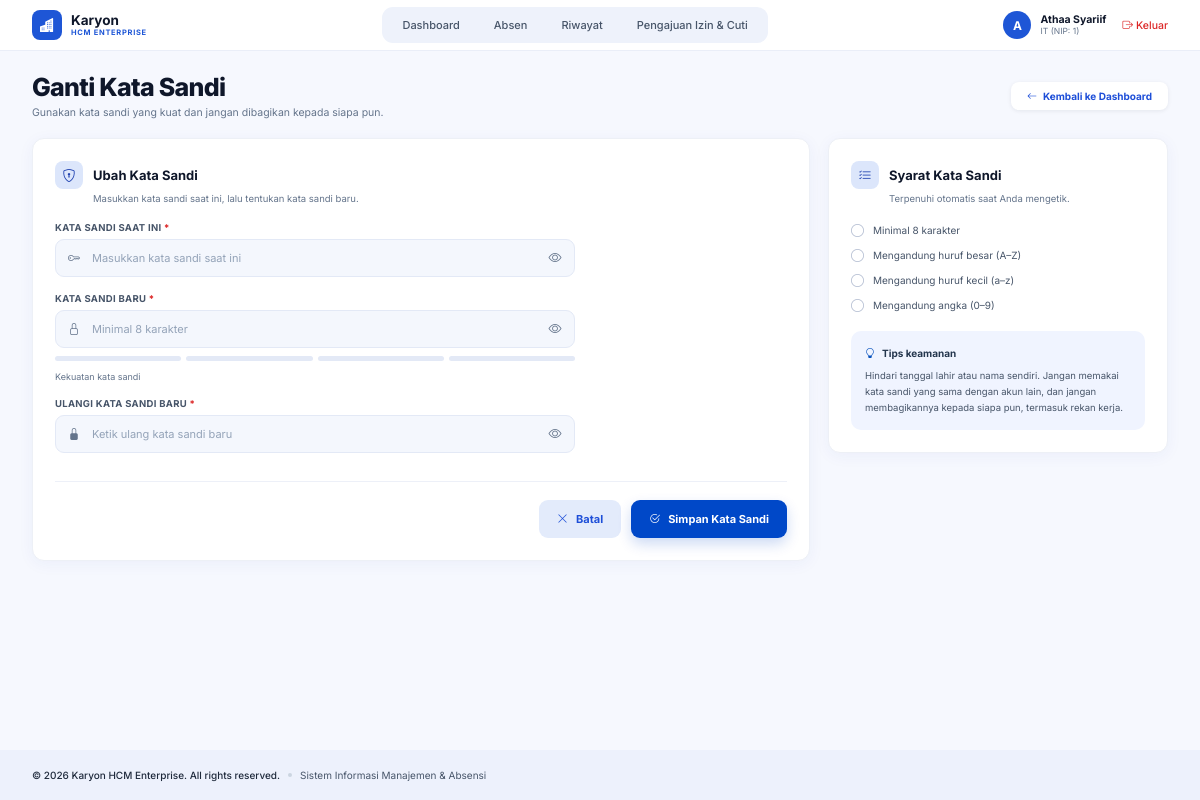
The page /karyawan/ganti_password.php (signed in) on the database its author committed.
### tables this page shows
CREATE TABLE `karyawan` (
  `id` int(11) NOT NULL,
  `nip` varchar(20) NOT NULL,
  `nama` varchar(100) NOT NULL,
  `jabatan_id` int(11) DEFAULT NULL,
  `no_hp` varchar(15) DEFAULT NULL,
  `alamat` text DEFAULT NULL
);

CREATE TABLE `jabatan` (
  `id` int(11) NOT NULL,
  `kode_jabatan` varchar(20) NOT NULL,
  `nama_jabatan` varchar(50) NOT NULL
);

### includes/fungsi.php (called while the page is built, shortened)
<?php
function h($teks) {
    return htmlspecialchars($teks ?? '');
}

### karyawan/ganti_password.php (the view, shortened to what this page needs)
<?php
require_once '../auth/cek_session.php';
$karyawan_id = (int)$_SESSION['karyawan_id'];
$stmt = $conn->prepare("
    SELECT k.*, j.nama_jabatan
    FROM karyawan k
    LEFT JOIN jabatan j ON k.jabatan_id = j.id
    WHERE k.id = ?
");
$stmt->bind_param("i", $karyawan_id);
$stmt->execute();
$profil = $stmt->get_result()->fetch_assoc() ?: [];
$nama         = $profil['nama'] ?? $_SESSION['username'] ?? 'Karyawan';
$nama_jabatan = $profil['nama_jabatan'] ?? 'Karyawan';
$nip          = $profil['nip'] ?? '-';
$errors = [];
?>
<!DOCTYPE html>
<html lang="id">
<head>
<link href="https://cdn.jsdelivr.net/npm/bootstrap-icons@1.11.3/font/bootstrap-icons.css" rel="stylesheet">
</head>
<body>
<nav class="topbar">
  <a class="brand" href="dashboard.php">
    <span class="brand-logo"><i class="bi bi-buildings-fill"></i></span>
    <span><b>Karyon</b><small>HCM ENTERPRISE</small></span>
  </a>
  <div class="nav-pill">
    <a href="dashboard.php">Dashboard</a>
    <a href="absen.php">Absen</a>
    <a href="riwayat.php">Riwayat</a>
    <a href="pengajuan.php">Pengajuan Izin &amp; Cuti</a>
  </div>
  <div class="user-area">
    <div class="user">
      <span class="avatar"><?= h(strtoupper(mb_substr($nama, 0, 1))) ?></span>
      <div><b><?= h($nama) ?></b><small><?= h($nama_jabatan) ?> (NIP: <?= h($nip) ?>)</small></div>
    </div>
    <a class="logout" href="../auth/logout.php"><i class="bi bi-box-arrow-right"></i>Keluar</a>
  </div>
</nav>
<main class="main-wrap">
<header class="page-intro">
  <div>
    <h1>Ganti Kata Sandi</h1>
    <p>Gunakan kata sandi yang kuat dan jangan dibagikan kepada siapa pun.</p>
  </div>
  <a class="blue-tag" href="dashboard.php"><i class="bi bi-arrow-left"></i> Kembali ke Dashboard</a>
</header>
<section class="account-layout">
  <article class="emp-card">
    <h2 class="card-title"><span class="ico"><i class="bi bi-shield-lock"></i></span> Ubah Kata Sandi</h2>
    <p class="card-sub">Masukkan kata sandi saat ini, lalu tentukan kata sandi baru.</p>
    <form method="POST" id="formPw" novalidate autocomplete="off">
      <div class="pw-fields">
        <div class="field">
          <label for="password_lama">KATA SANDI SAAT INI <em>*</em></label>
          <div class="input-wrap <?= isset($errors['lama']) ? 'invalid' : '' ?>">
            <input type="password" id="password_lama" name="password_lama" placeholder="Masukkan kata sandi saat ini" autocomplete="current-password">
            <button type="button" class="eye" data-target="password_lama" aria-label="Tampilkan kata sandi"><i class="bi bi-eye"></i></button>
          </div>
        </div>
        <div class="field">
          <label for="password_baru">KATA SANDI BARU <em>*</em></label>
          <div class="input-wrap <?= isset($errors['baru']) ? 'invalid' : '' ?>">
            <input type="password" id="password_baru" name="password_baru" placeholder="Minimal 8 karakter" autocomplete="new-password">
            <button type="button" class="eye" data-target="password_baru" aria-label="Tampilkan kata sandi"><i class="bi bi-eye"></i></button>
          </div>
          <div class="strength" id="strength"><i></i><i></i><i></i><i></i></div>
          <span class="strength-text" id="strengthText">Kekuatan kata sandi</span>
        </div>
        <div class="field">
          <label for="password_konfirmasi">ULANGI KATA SANDI BARU <em>*</em></label>
          <div class="input-wrap <?= isset($errors['konfirmasi']) ? 'invalid' : '' ?>">
            <input type="password" id="password_konfirmasi" name="password_konfirmasi" placeholder="Ketik ulang kata sandi baru" autocomplete="new-password">
            <button type="button" class="eye" data-target="password_konfirmasi" aria-label="Tampilkan kata sandi"><i class="bi bi-eye"></i></button>
          </div>
        </div>
      </div>
      <div class="form-actions">
        <a class="btn-x" href="dashboard.php"><i class="bi bi-x-lg"></i> Batal</a>
        <button class="btn-main" type="submit"><i class="bi bi-check2-circle"></i> Simpan Kata Sandi</button>
      </div>
    </form>
  </article>
  <aside class="emp-card">
    <h2 class="card-title"><span class="ico"><i class="bi bi-list-check"></i></span> Syarat Kata Sandi</h2>
    <p class="card-sub">Terpenuhi otomatis saat Anda mengetik.</p>
    <ul class="rules" id="rules">
      <li data-rule="len"><i class="bi bi-circle"></i> Minimal 8 karakter</li>
      <li data-rule="up"><i class="bi bi-circle"></i> Mengandung huruf besar (A–Z)</li>
      <li data-rule="low"><i class="bi bi-circle"></i> Mengandung huruf kecil (a–z)</li>
      <li data-rule="num"><i class="bi bi-circle"></i> Mengandung angka (0–9)</li>
    </ul>
    <div class="tips">
      <b><i class="bi bi-lightbulb"></i> Tips keamanan</b>
      Hindari tanggal lahir atau nama sendiri. Jangan memakai kata sandi yang sama dengan akun lain, dan jangan membagikannya kepada siapa pun, termasuk rekan kerja.
    </div>
  </aside>
</section>
</main>
<footer class="site-footer">
  <b>© 2026 Karyon HCM Enterprise. All rights reserved.</b><i></i><span>Sistem Informasi Manajemen &amp; Absensi</span>
</footer>
</body>
</html>

### rows shown on the page
karyawan: nama "A", nama "Athaa Syariif", jabatan.nama_jabatan "IT", nip "1"
